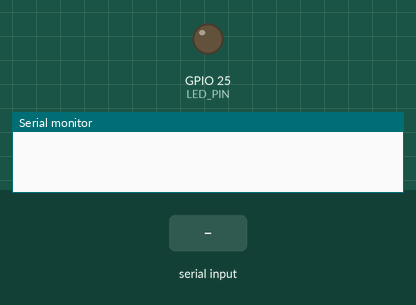
The sketch below on a simulated ESP32. Shown: output pins drawn as LEDs (lit = HIGH), the last lines printed to the serial monitor. The inputs (shaded band) are chosen by the test bench.

Above: at 1.2 s.
1.3 s: "on\n" received over Serial
At 2.2 s:
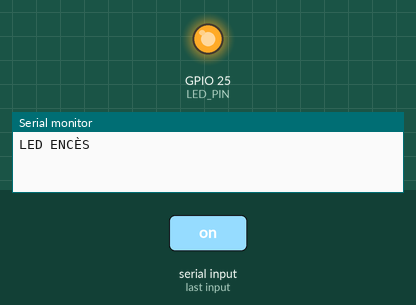
2.8 s: "OFF\n" received over Serial
At 3.3 s:
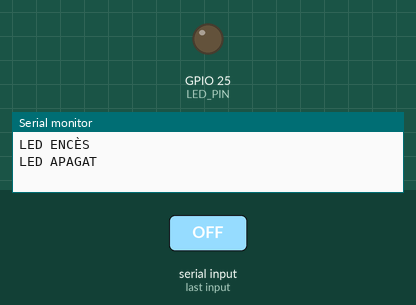
Timing chart, 0 to 5.8 s (numbered marks = the images above; inputs shaded):
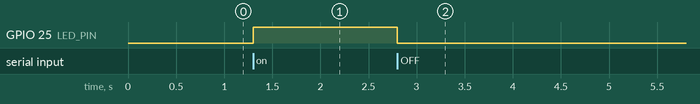

Measured:
- after the input at 1.3 s, GPIO 25 (LED_PIN): LOW → HIGH at once
- after the input at 2.8 s, GPIO 25 (LED_PIN): HIGH → LOW at once

The sketch:

main.ino
```cpp
const int LED_PIN = 25;

void setup() {
  Serial.begin(115200);
  pinMode(LED_PIN, OUTPUT);

}

void loop() {

  if (Serial.available()) {
    String linea = Serial.readStringUntil('\n');
    linea.trim();

      if (linea.equalsIgnoreCase("on")) {
        digitalWrite(LED_PIN, HIGH);
        Serial.println("LED ENCÈS");
      }
    if (linea.equalsIgnoreCase("OFF")) {
      digitalWrite(LED_PIN, LOW);
      Serial.println("LED APAGAT");
    }


  }
}
```
